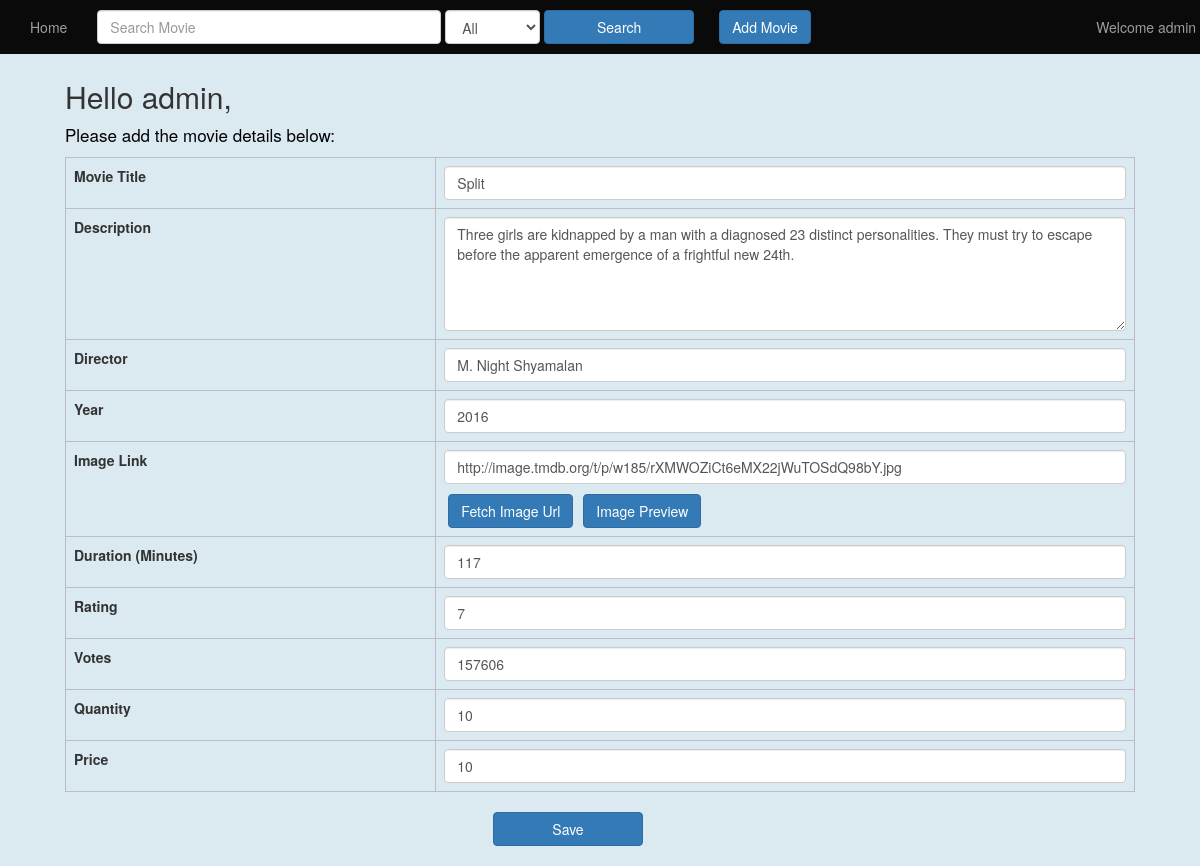
/admin.php?movie_id=3 (signed in), run on the app's committed database.
### tables this page shows
CREATE TABLE IF NOT EXISTS `movie` (
  `movie_id` int(11) NOT NULL,
  `title` varchar(100) NOT NULL,
  `description` varchar(5000) NOT NULL,
  `director` varchar(100) NOT NULL,
  `year` int(11) NOT NULL,
  `imageUrl` varchar(100) NOT NULL,
  `duration` int(11) NOT NULL,
  `rating` int(11) NOT NULL,
  `votes` int(11) NOT NULL,
  `quantity` int(11) NOT NULL,
  `price` float NOT NULL,
  `is_available` tinyint(1) NOT NULL
);

### admin.php (the view, shortened to what this page needs)
<?php
    $servername = "localhost";
    $username = "root";
    $password = "root";
    $db = "onlinemoviestore";
    $conn = mysqli_connect($servername, $username, $password, $db);
    $movieId = $_GET['movie_id'];
    $query="select * from movie where movie_id='".$movieId."'";
    $result=mysqli_query($conn, $query);
    $row = mysqli_fetch_array($result);
?>
<!DOCTYPE html>
<html>
    <head>
        <link href="//maxcdn.bootstrapcdn.com/bootstrap/3.3.0/css/bootstrap.min.css", rel="stylesheet">
        <link rel="stylesheet" href="https://cdnjs.cloudflare.com/ajax/libs/font-awesome/4.7.0/css/font-awesome.min.css">
        <link href="css/admin.css" rel="stylesheet">
    </head>
    <body>
        <?php require('nav_bar.php');?>
        <div class="container detail">
            <h2>Hello <?php  echo $_SESSION['user_id']?>,</h2>
            <p>Please add the movie details below:</p>
            <form id="movieDetails" method="POST" onsubmit="return false">
                <table id="movieInfo" class="table table-bordered">
                    <tbody>
                        <tr>
                            <td>Movie Title</td>
                            <td><input type="text" class="form-control" id="title" placeholder="Enter movie name" value="<?php  echo $row['title']?>" required></td>
                        </tr>
                        <tr>
                            <td>Description</td>
                            <td><textarea class="form-control" rows="5" id="descr" placeholder="Enter movie description" required><?php  echo $row['description']?></textarea></td>
                        </tr>
                        <tr>
                            <td>Director</td>
                            <td><input type="text" class="form-control" id="director" placeholder="Enter director name" value='<?php  echo $row['director']?>' required></td>
                        </tr>
                        <tr>
                            <td>Year</td>
                            <td><input type="number"  class="form-control" id="year" maxlength="4" placeholder="Enter year" value='<?php  echo $row['year']?>' required></td>
                        </tr>
                        <tr>
                            <td>Image Link</td>
                            <td><input type="text" class="form-control" id="img" placeholder="Enter image link" value='<?php  echo $row['imageUrl']?>' required>&nbsp;<button id="fetchImage" type = 'button' title="Please fill movie title to search images." class='btn btn-primary'>Fetch Image Url</button><a id="imgPreview" class="btn btn-primary" href='#' data-toggle='modal' data-target='#login-modal'>Image Preview</a></td>
                        </tr>
                        <tr>
                            <td>Duration (Minutes)</td>
                            <td><input type="number" class="form-control" id="duration" min="0" placeholder="Enter movie duration" value='<?php  echo $row['duration']?>' required></td>
                        </tr>
                        <tr>
                            <td>Rating</td>
                            <td><input type="number" class="form-control" id="rating" min="1" max="10" placeholder="Enter movie rating" value='<?php  echo $row['rating']?>' required></td>
                        </tr>
                        <tr>
                            <td>Votes</td>
                            <td><input type="number" class="form-control" id="votes" min="0" placeholder="Enter votes" value='<?php  echo $row['votes']?>' required></td>
                        </tr>
                        <tr>
                            <td>Quantity</td>
                            <td><input type="number" class="form-control" id="qty" min="0" placeholder="Enter available quantity" value='<?php  echo $row['quantity']?>' required></td>
                        </tr>
                        <tr>
                            <td>Price</td>
                            <td><input type="number" class="form-control" id="price" min="1" placeholder="Enter movie price" value='<?php  echo $row['price']?>' required></td>
                        </tr>
                    </tbody>
                </table>
                <div class="save">
                    <button id="saveBtn" type = 'submit' class='btn btn-primary'>Save</button>
                </div>
            </form>
        </div>
  </body>
</html>

### css/admin.css (style rules this page uses)
body { height: 100%; background-color: #dbe9f0; }
table#movieInfo tbody tr td:nth-child(1) { width:5%; font-weight: bold; }
table#movieInfo tbody tr td:nth-child(2) { width: 10%; }
div.detail { padding-left: 50px; padding-right: 50px; margin-top: 60px; }
p { color: black; font-size:17px; }
.table-bordered > tbody > tr > td, .table-bordered > tbody > tr > th, .table-bordered > tfoot > tr > td, .table-bordered , .table-bordered > thead > tr > td, .table-bordered > thead > tr > th { border: 1px solid #bcbcc7; }
div.save { padding-left: 40%; margin-bottom: 20px; }
button#saveBtn { width: 150px; }
button#fetchImage { margin-top: 10px; }
a#imgPreview { margin-top: 10px; margin-left: 10px; }

### data on the page
movie: title "Split", description "Three girls are kidnapped by a man with a diagnosed 23 distinct personalities. They must try to escape before the apparent emergence of a frightful new 24th.", director "M. Night Shyamalan", year "2016", imageUrl "http://image.tmdb.org/t/p/w185/rXMWOZiCt6eMX22jWuTOSdQ98bY.jpg", duration "117", rating "7", votes "157606", quantity "10", price "10"

### other printed values
$user_id "admin"
$_SESSION['user_id'] "admin"
